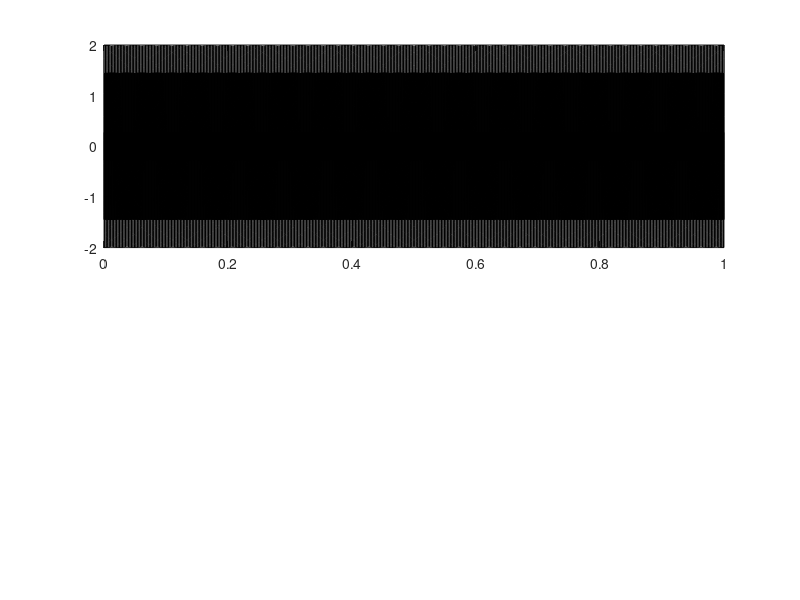

Source code (MATLAB): (Note: this script raises an error after producing the figure.)
%--------------------------EEE 321 ON-LAB CODE-----------------------------
%ID = 22003836, ABC = 836;
abc = 836;
w1 = pi*abc;
w2 = 4*w1;

T = 2.39*10^(-3);
samp_int = T/100;
fs = 41800;

t = 0:samp_int:1;
x_m = cos(5*w1*t) + cos(3*w1*t);

t2 = 0:samp_int:5*T;
x_m2 = cos(5*w1*t2) + cos(3*w1*t2);

soundsc(x_m,fs);

subplot(2,1,1);
plot(t,x_m,"k");
ylabel ('$x_m(t)$','Interpreter','latex',FontSize=14);
xlabel ('$t$','Interpreter','latex',FontSize=14);
title('$x_m(t) = \cos(\frac{2\pi}{836 \pi}  t)$', ...
    'Interpreter', 'latex', 'FontSize', 14);
ax = gca;
ax.YLabel.Rotation = 360;


subplot(2,1,2);
plot(t2,x_m2,"k");
ylabel ('$x_m(t)$','Interpreter','latex',FontSize=14);
xlabel ('$t$','Interpreter','latex',FontSize=14);
title('$x_m(t) = \cos(\frac{2\pi}{836 \pi}  t)$', ...
    'Interpreter', 'latex', 'FontSize', 14);
grid
ax = gca;
ax.YLabel.Rotation = 360;
